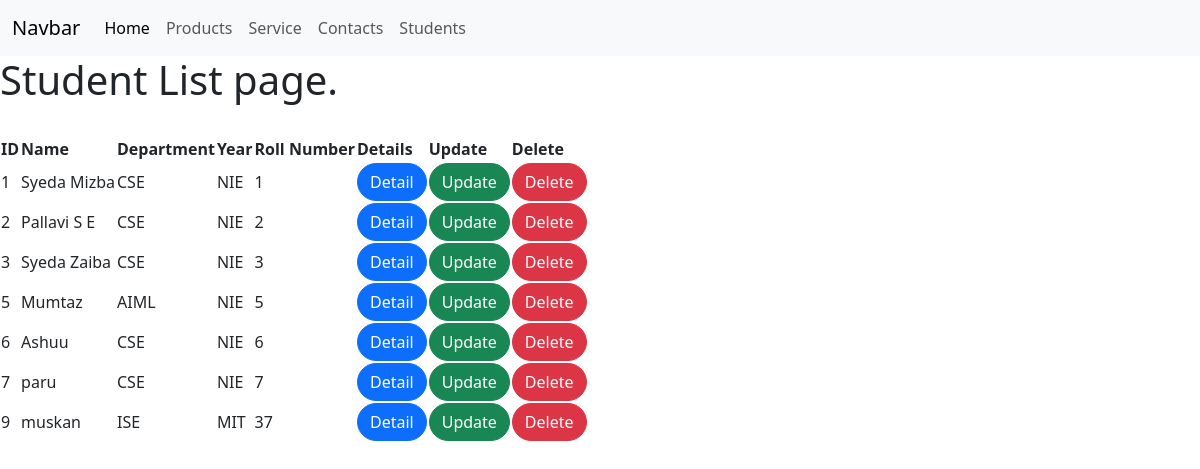
The page / on the database its author committed.
### CSE/models.py (models this page shows, shortened)
class Student(models.Model):
    name = models.CharField(max_length=50)
    department = models.CharField(max_length=30)
    college_name = models.CharField(max_length=30)
    rollnumber = models.IntegerField()

### CSE/views.py (the view)
# urls.py: path('', StuList.as_view(), name = 'list'),
class StuList(ListView):
    model = Student
    template_name = 'CBV/list.html'

### templates/CBV/list.html
{% extends 'basic.html' %}
{% block content %}
<h1>Student List page.</h1><br>
<table>
    <tr>
        <th>ID</th>
        <th>Name</th>
        <th>Department</th>
        <th>Year</th>
        <th>Roll Number</th>
        <th>Details</th>
        <th>Update</th>
        <th>Delete</th>
    </tr>
    {% for object in object_list %}
            <tr>
                <td>{{object.id}}</td>
                <td>{{object.name}}</td>
                <td> {{object.department}}</td>
                <td>{{object.college_name}}</td>
                <td> {{object.rollnumber}} </td>
                <td><a type="button" class="btn btn-primary" style="border-radius: 20px;" href= "{{object.id}}/detail">Detail</a></td>
                <td><a type=" button " class = "btn btn-success" style="border-radius: 20px;" href ="{{object.id}}/update" >Update</a></td>
                <td><a type = "button" class="btn btn-danger" style="border-radius: 20px;" href="{{object.id}}/delete">Delete</a></td>
            </tr>
    {% endfor %}
</table>
{% endblock %}

### rows shown on the page
Student: id "1", name "Syeda Mizba", department "CSE", college_name "NIE", rollnumber "1"
Student: id "2", name "Pallavi S E", department "CSE", college_name "NIE", rollnumber "2"
Student: id "3", name "Syeda Zaiba", department "CSE", college_name "NIE", rollnumber "3"
Student: id "5", name "Mumtaz", department "AIML", college_name "NIE", rollnumber "5"
Student: id "6", name "Ashuu", department "CSE", college_name "NIE", rollnumber "6"
Student: id "7", name "paru", department "CSE", college_name "NIE", rollnumber "7"
Student: id "9", name "muskan", department "ISE", college_name "MIT", rollnumber "37"
